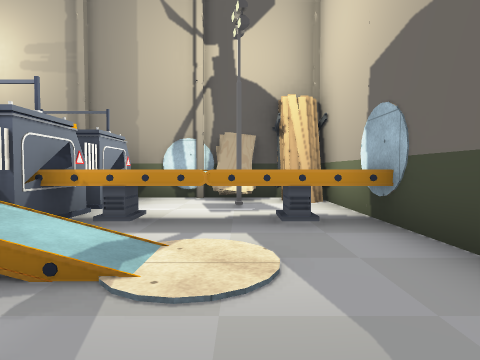
[1] (above)

21 first-person views from a walk through a 3-D level made in the Unity game engine. The camera is 1.2 m above the floor, tilts 2° down and sees 80° across. The floor is counted in squares, 2 m on a side. Each view is taken from the middle of a square. On the plan, view 1 faces up. The plan holds only what a view shows up to about 9 squares ahead; the rest is blank. The place goes on beyond the plan. The player is left out. Door leaves are left out, so doorways stand open. Some surface patterns are stand-ins.

[2]
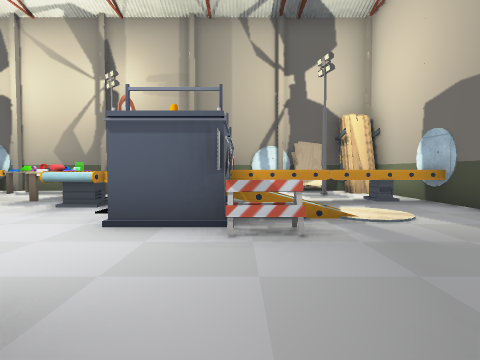

[3]
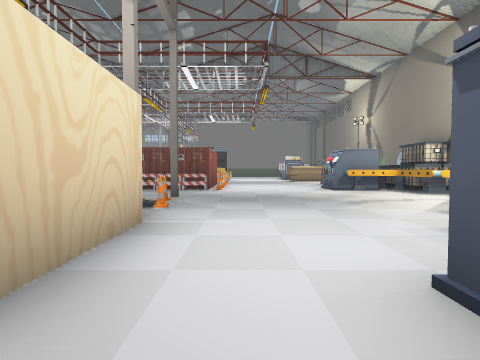

[4]
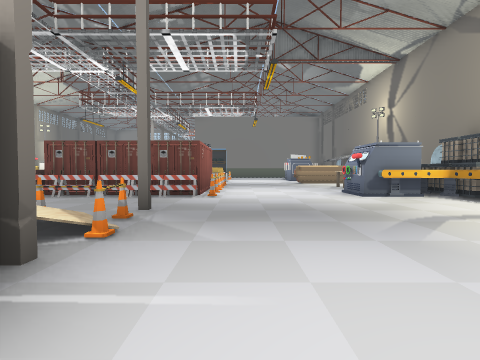

[5]
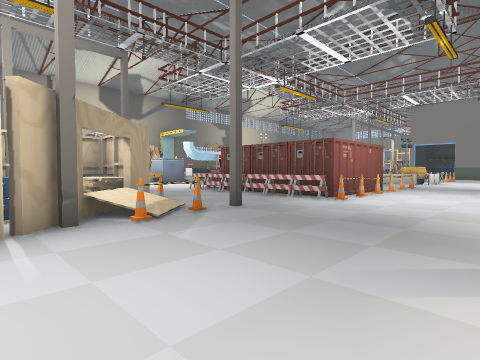

[6]
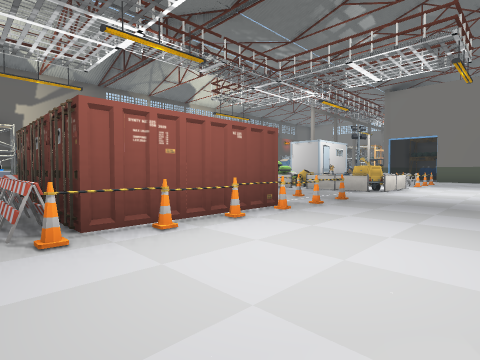

[7]
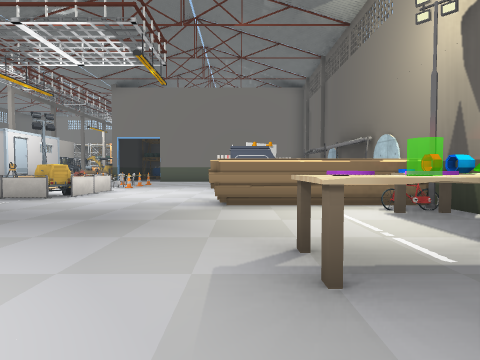

[8]
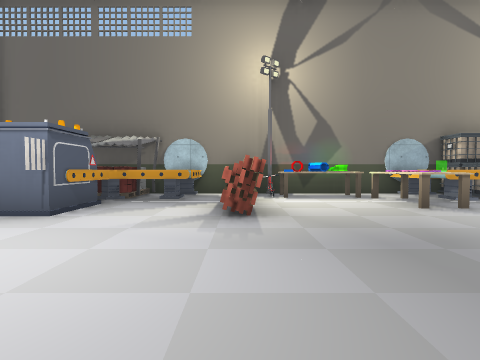

[9]
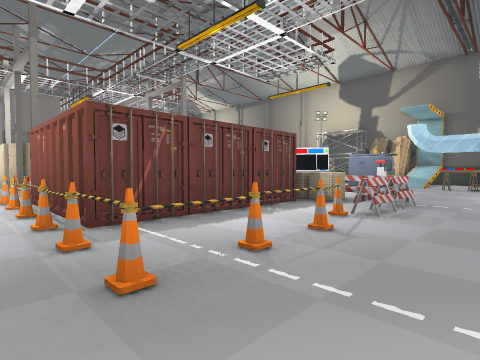

[10]
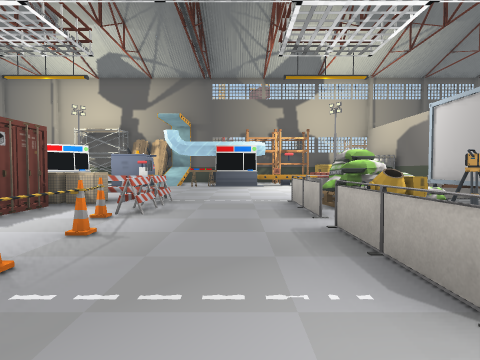

[11]
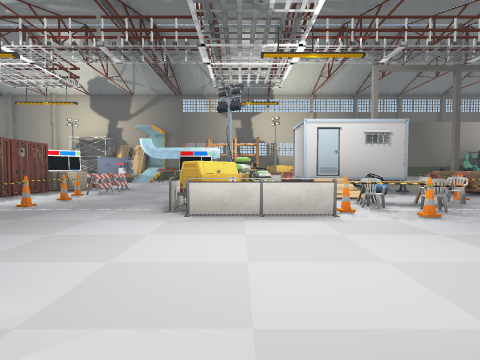

[12]
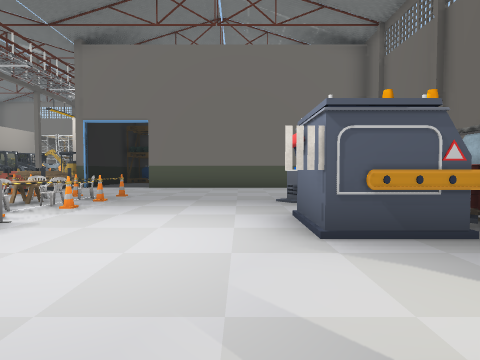

[13]
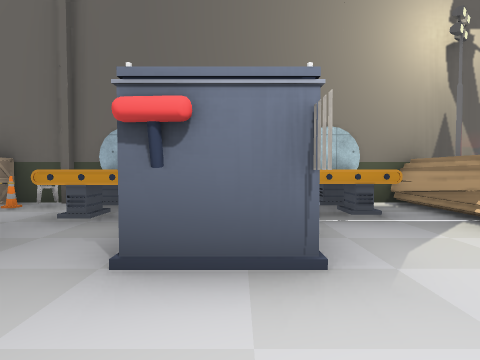

[14]
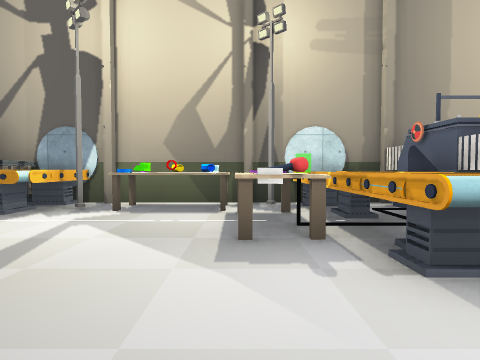

[15]
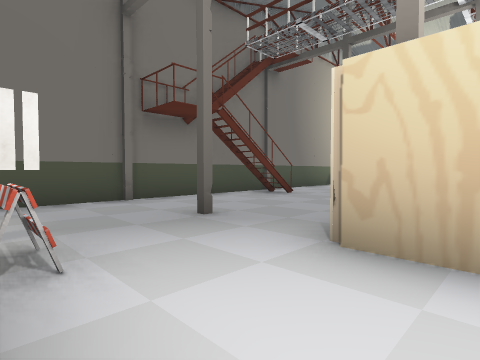

[16]
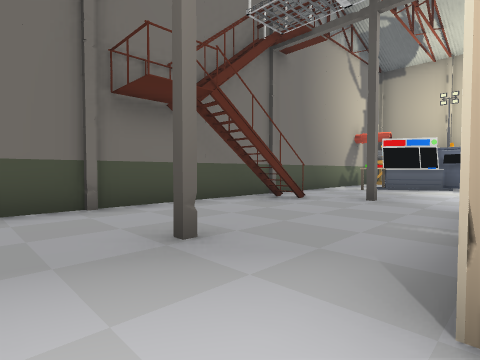

[17]
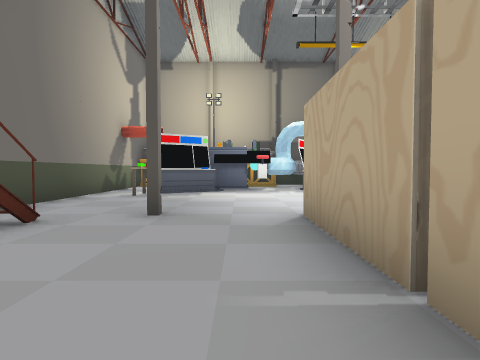

[18]
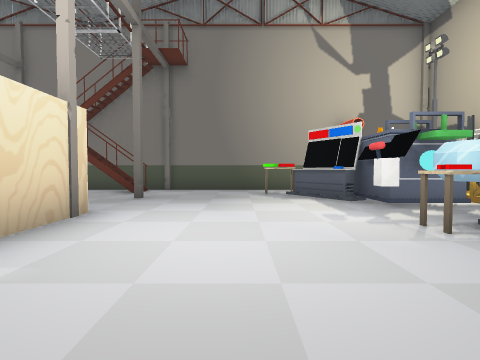

[19]
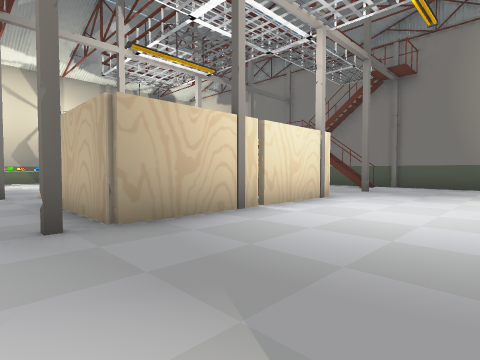

[20]
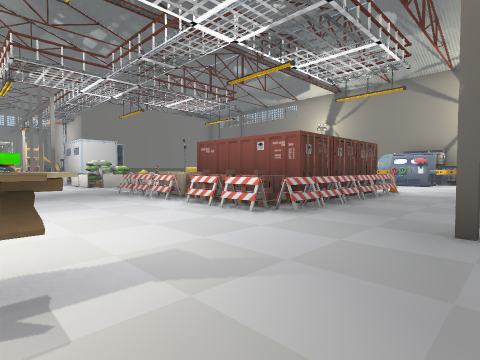

[21]
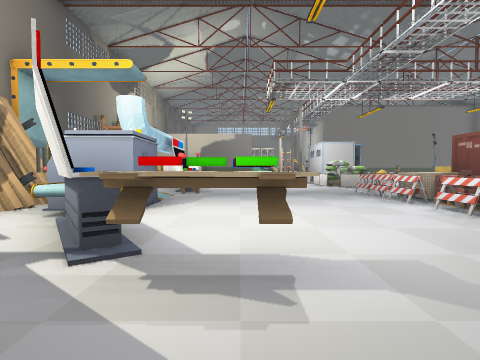

### Floor plan
Points are (right, up) in squares from view 1. A wall is a line through its corners. A room is listed if a view was taken in it or the views show most of it. See-through windows are left out.
Room 1 (views 1, 2, 3, 4, 5, 6, 7, 8, 9, 10, 11, 12, 13, 14, 15, 16, 17, 18, 19, 20, 21)
walls: (-7.8, -3.4) (-7.1, -2.8); (-16.8, 2.5) (-16.8, 3.4); (-16.6, 2.7) (-17.1, 2.7) (-17.1, 2.4); (-17.2, 4.3) (-17.2, 6.3); (-6.5, -5.9) (-7.6, -5.9); (-17, 4.5) (-17, 6.3); (-13.5, 6.2) (-14.6, 6.2); (-10.2, -9.8) (-10, -10.1); (-4.5, -1.1) (-3.4, -1.1); (-16.8, 6.2) (-16.8, 2.4) (-17.3, 2.4); (-5, 3.4) (-5, 2.2); (-4.4, 2.4) (-5, 2.4) (-5, 3.5); (-2.8, -3.4) (-2.8, -5.5); (-25.3, -3.8) (-24.4, -3.7); (-25.3, -4.8) (-24.4, -4.7); (0.4, -5.4) (0.4, -4); (-1.4, 6.2) (-4.6, 6.2); (1, -5.4) (1, -4); (1.1, -5) (1, -4.2); (-0.6, -9.7) (0, -9.3); (-0.7, -10.1) (0.2, -9.6); (1, 5.3) (1, 5.9); (1.6, 5.4) (0.7, 5.4); (1.7, -10.5) (1.7, 6)
low walls: (-10.6, -2) (-10.6, -2.6); (-10.6, -2.8) (-10.6, -3.5); (-10.4, -1.4) (-10.4, -4.6); (-10.6, -3.6) (-10.6, -4.4); (-15.4, -4.8) (-15.4, -6); (-13, -5.7) (-14.4, -5.7); (-13, -5.9) (-15.6, -5.9) (-15.6, -4.8); (-11.6, -5.7) (-12.5, -5.7); (-11.6, -5.9) (-12.5, -5.9); (-10.7, -5.7) (-11.4, -5.7); (-15.5, -5.7) (-14.2, -5.7); (-10.6, -5.9) (-11.5, -5.9); (-4.4, 2.7) (-5.1, 2.7); (-2.2, 0.8) (-1.3, 0.8); (-1.9, 0.6) (-1.4, 0.6); (-1.3, 0.7) (-2.2, 0.7); (-24.9, -4.8) (-24.2, -4.8); (-26, -3.7) (-24.4, -3.7)
objects: other object (-24, -4) to (-24, -3); other object (-24, -2); other object (-24, -1); other object (-24, 5) to (-24, 6); other object (-23, -6); other object (-23, -5) to (-23, -4); other object (-23, -3); other object (-23, -2); other object (-23, -1); other object (-23, 0); other object (-23, 6); other object (-23, 7); other object (-22, -6); other object (-22, -5) to (-21, -4); other object (-22, -4) to (-22, -3); other object (-22, -2) to (-21, -2); other object (-22, -1); other object (-22, 0); other object (-22, 5) to (-22, 6); other object (-21, -1) to (-20, -1); other object (-21, 0); other object (-21, 5) to (-20, 5); other object (-20, -5) to (-19, -5); other object (-20, -4); other object (-20, 3); other object (-20, 4); other object (-19, -6); other object (-19, -4); other object (-19, -3); other object (-19, -2); other object (-19, -1); other object (-19, 5); other object (-19, 5) to (-18, 7); other object (-19, 6); other object (-18, -5) to (-18, -4); other object (-18, -3) to (-18, -1); other object (-16, -10) to (-15, -10); other object (-16, -3); other object (-16, -2); other object (-16, 0); other object (-16, 5); other object (-16, 6); other object (-15, -4); other object (-15, -3); other object (-15, -1); other object (-15, 5) to (-14, 6); other object (-14, -10); other object (-14, -5); other object (-14, -5) to (-12, -4); other object (-14, -3) to (-13, -3); other object (-14, -2) to (-13, -2); other object (-14, -1); other object (-14, 4) to (-13, 5); other object (-13, -5); other object (-13, -1); other object (-13, 0); other object (-13, 5) to (-12, 7); other object (-12, -1); other object (-12, 6); other object (-11, -5); other object (-11, -1); other object (-11, 3); other object (-11, 4); other object (-11, 5); other object (-11, 6); other object (-10, -9); other object (-10, -1); other object (-10, 5) to (-9, 7); other object (-10, 6); other object (-8, -6); other object (-8, -1); other object (-8, 0); other object (-8, 6); other object (-7, -5) to (-7, -4); other object (-7, -2) to (-6, -2); other object (-7, -1); other object (-7, 5) to (-6, 6); other object (-6, -6); other object (-6, -5); other object (-6, -1); other object (-6, 3); other object (-6, 4) to (-5, 5); other object (-6, 6); other object (-5, -2); other object (-5, 6); other object (-4, -10); other object (-4, 3); other object (-3, -10); other object (-3, -6); other object (-3, -1); other object (-3, 1) to (-3, 2); other object (-3, 4); other object (-3, 6); other object (-2, -10); other object (-2, 2); other object (-2, 3) to (-1, 4); other object (-2, 5); other object (-1, -10); other object (-1, -6); other object (-1, -1); other object (-1, 6); other object (0, -9); other object (0, 3) to (1, 4); other object (0, 6); other object (2, -6); other object (2, -1)

Positions as (right, up) in squares from view 1, and headings:
1: (0, 0), facing up
2: (-2, -2), facing up
3: (-2, 0), facing left
4: (-4, 0), facing left
5: (-5, 2), facing down-left
6: (-10, 2), facing down-left
7: (-12, 3), facing left
8: (-17, -1), facing up
9: (-17, 0), facing down-right
10: (-17, 0), facing down
11: (-19, 3), facing down
12: (-17, 2), facing left
13: (-20, 1), facing up
14: (-6, 1), facing up
15: (-4, 1), facing down-right
16: (-3, 0), facing down-right
17: (-2, -2), facing down
18: (-7, -8), facing right
19: (-9, -9), facing up-right
20: (-8, -9), facing up-left
21: (-8, -9), facing left
